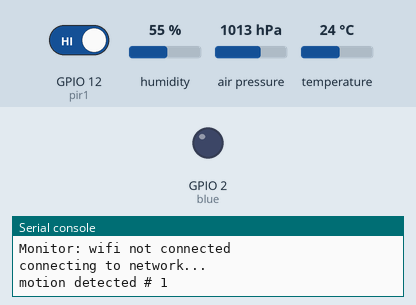
A program run on a simulated ESP8266 board running MicroPython. Shown: output pins drawn as LEDs (lit = HIGH), the last lines printed to the serial console. The inputs (shaded band) are chosen by the test bench; at power-on: GPIO 12 (pir1) HIGH, humidity 55 %, air pressure 1013 hPa, temperature 24 °C. WiFi joins after 1.5 s; values from a settings file that is not in the repository are placeholders; library files of the repository ran but are not shown: bme280_i2c.py.

Above: at 1.2 s.
1.3 s: GPIO 12 (pir1) driven LOW
At 2.0 s:
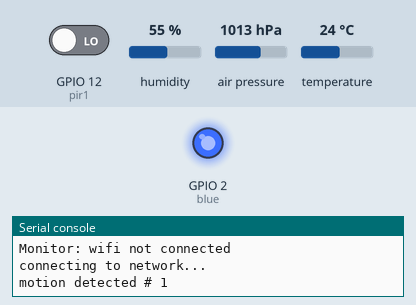
11.5 s: GPIO 12 (pir1) driven HIGH
At 12.1 s:
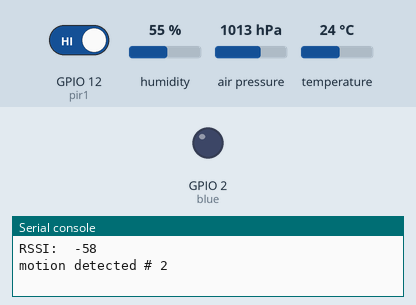
Timing chart, 0 to 14.0 s (numbered marks = the images above; inputs shaded):
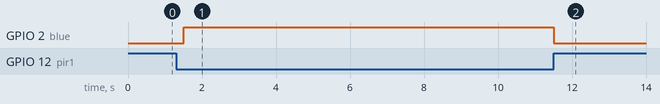

The program:

main.py
```python
import gc
import uasyncio as asyncio
gc.collect()
import board
import bme280_i2c
import credentials as creds
gc.collect()
board.ap_if.active(False)

HTTP_200_OK = b"""\
HTTP/1.0 200 OK

"""

HTTP_404_NOT_FOUND = b"""\
HTTP/1.0 404 Not Found

Error 404 - Page not found
"""

SENSOR_METRICS = b"""\
# HELP wifi_signal_rssi wifi signal rssi
# TYPE wifi_signal_rssi gauge
wifi_signal_rssi {}
# HELP temperature_celsius temperature in celsius from sensor
# TYPE temperature_celsius gauge
temperature_celsius {}
# HELP humidity_relative relative humidity percentage from sensor
# TYPE humidity_relative gauge
humidity_relative {}
# HELP pressure_pascal absolute barometric pressure in pascal from sensor
# TYPE pressure_pascal gauge
pressure_pascal {}
# HELP pir_motion_events PIR motion events
# TYPE pir_motion_events counter
pir_motion_events {}
"""
pir_counter = 0
temperature = 0
humidity = 0
pressure = 0

async def monitor_wlan():
    board.wlan.active(True)
    was_connected = False
    while True:
        if board.wlan.isconnected():
            if not was_connected:
                print("Monitor: wifi connected!")
                print('network config:', board.wlan.ifconfig())
                print('RSSI: ', board.wlan.status('rssi'))
                was_connected = True
        else:
            print("Monitor: wifi not connected")
            print("connecting to network...")
            board.wlan.connect(creds.wifi['SSID'], creds.wifi['pass'])
            was_connected = False

        await asyncio.sleep(10)

async def monitor_pir():
    pir_was_active = False
    global pir_counter
    while True:
        if board.pir1() == 1 and pir_was_active == False:
            pir_counter += 1
            print("motion detected #", pir_counter)
            board.led.blue.off()
            pir_was_active = True
        elif board.pir1() == 0:
            pir_was_active = False
            board.led.blue.on()
        await asyncio.sleep_ms(500)

async def monitor_bme280():
    global temperature
    global humidity
    global pressure
    while True:
        sensor = bme280_i2c.BME280_I2C(address=bme280_i2c.BME280_I2C_ADDR_SEC, i2c=board.i2c)
        sensor.set_measurement_settings({
            'filter': bme280_i2c.BME280_FILTER_COEFF_OFF,
            'osr_h': bme280_i2c.BME280_OVERSAMPLING_1X,
            'osr_p': bme280_i2c.BME280_OVERSAMPLING_1X,
            'osr_t': bme280_i2c.BME280_OVERSAMPLING_1X})
        sensor.set_power_mode(bme280_i2c.BME280_FORCED_MODE)
        await asyncio.sleep_ms(40)
        measurement = sensor.get_measurement()
        temperature = measurement.get('temperature')
        humidity = measurement.get('humidity')
        pressure = measurement.get('pressure')
        await asyncio.sleep_ms(5000)

def http_page_metrics(request, writer):
    yield from writer.awrite(HTTP_200_OK)
    rssi =  board.wlan.status('rssi')
    yield from writer.awrite(SENSOR_METRICS.format( rssi, temperature, humidity, pressure, pir_counter))

@asyncio.coroutine
def http_serve(reader, writer):
    try:

        request = (yield from reader.readline())
        print("Request:", request)

        # Read request headers
        while True:
            header = (yield from reader.readline())
            if header == b"" or header == b"\r\n":
                break
            #print(header)

        if request.startswith('GET /metrics'):
            yield from http_page_metrics(request, writer)
        else:
            yield from writer.awrite(HTTP_404_NOT_FOUND)

        yield from writer.aclose()
    finally:
        print("Request: Completed")

if __name__ == '__main__':
    loop = asyncio.get_event_loop()
    loop.create_task(monitor_wlan())
    loop.create_task(monitor_pir())
    loop.create_task(monitor_bme280())
    loop.call_soon(asyncio.start_server(http_serve, "0.0.0.0", 8080))
    loop.run_forever()
    loop.close()
```

board.py
```python
import machine

class led:
    blue = machine.Pin(2, machine.Pin.OUT)

led.blue.off()
i2c = machine.I2C(scl=machine.Pin(5), sda=machine.Pin(4))
pir1 = machine.Pin(12, machine.Pin.IN, machine.Pin.PULL_UP)

import network
wlan = network.WLAN(network.STA_IF)
ap_if = network.WLAN(network.AP_IF)
```

Measured:
- after the input at 1.3 s, GPIO 2 (blue): LOW → HIGH after 0.20 s
- after the input at 11.5 s, GPIO 2 (blue): HIGH → LOW at once
